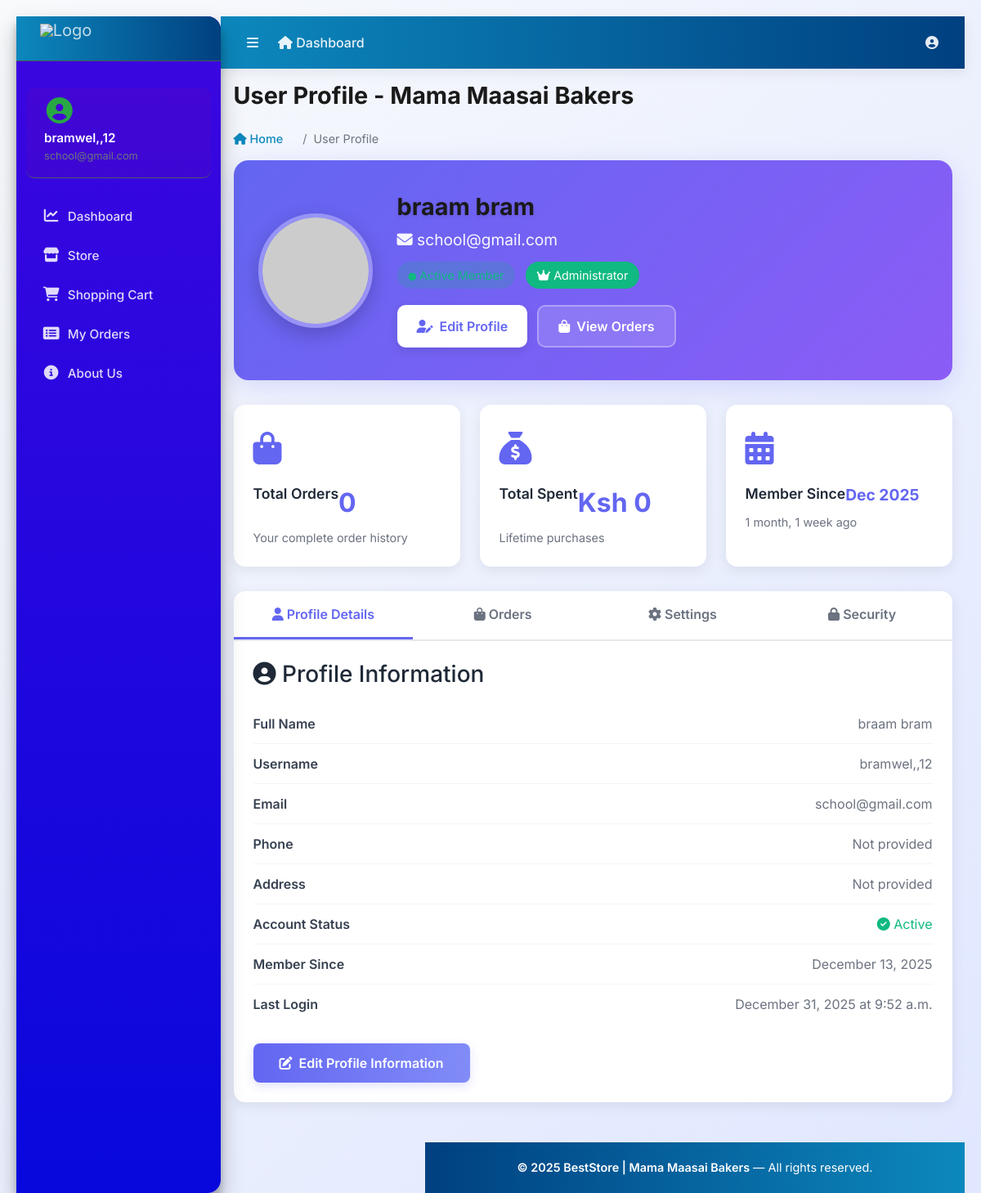
The page /accounts/profile/ (signed in) on the database its author committed.
### accounts/models.py (models this page shows, shortened)
class Account(AbstractUser):
    ROLE_CHOICES = (
        ('admin', 'Admin'),
        ('finance', 'Finance'),
        ('user', 'User'),
    )
    role = models.CharField(max_length=20, choices=ROLE_CHOICES, default='user')
    first_name = models.CharField(max_length=50)
    last_name = models.CharField(max_length=50)
    username = models.CharField(max_length=50, unique=True)
    email = models.EmailField(max_length=100, unique=True)
    phone_number = models.CharField(max_length=50, blank=True, null=True)
    groups = models.ManyToManyField(
        Group,
        related_name="custom_user_set",
        blank=True,
        help_text="The groups this user belongs to.",
        verbose_name="groups",
    )
    user_permissions = models.ManyToManyField(
        Permission,
        related_name="custom_user_permissions_set",
        blank=True,
        help_text="Specific permissions for this user.",
        verbose_name="user permissions",
    )
    date_joined = models.DateTimeField(auto_now_add=True)
    last_login = models.DateTimeField(auto_now_add=True)
    is_admin = models.BooleanField(default=False)
    is_staff = models.BooleanField(default=False)
    is_superuser = models.BooleanField(default=False)
    is_active = models.BooleanField(default=False)
    is_superadmin = models.BooleanField(default=False)
    USERNAME_FIELD = 'email'
    REQUIRED_FIELDS = ['username', 'first_name', 'last_name']
    objects = MyAccountManager()

### accounts/views.py (the view)
# urls.py: path('profile/', views.profile, name='profile'),
@login_required
def profile(request):
    userprofile = getattr(request.user, 'userprofile', None)
    context = {
        'user': request.user,
        'userprofile': userprofile,
    }
    return render(request, 'accounts/profile.html', context)

### templates/accounts/profile.html (shortened to what this page needs)
{% extends "base.html" %}
{% block page_title %}User Profile - Mama Maasai Bakers{% endblock %}
{% block breadcrumb %}User Profile{% endblock %}
{% load static %}
{% block content %}
<!DOCTYPE html>
<html lang="en">
<head>
    <link rel="stylesheet" href="https://cdnjs.cloudflare.com/ajax/libs/font-awesome/6.4.0/css/all.min.css">
</head>
<body>
    <div class="profile-wrapper">
        <div class="profile-header">
            <div class="profile-avatar-section">
                <img src="{% if user.profile_image %}{{ user.profile_image.url }}{% else %}https://via.placeholder.com/140?text={{ user.username|upper|truncatewords:1 }}{% endif %}"
                     alt="{{ user.get_full_name }}"
                     class="profile-avatar">
            </div>
            <div class="profile-info">
                <h1 class="profile-name">{{ user.get_full_name }}</h1>
                <p class="profile-email">
                    <i class="fas fa-envelope"></i> {{ user.email }}
                </p>
                <div style="margin-bottom: 12px;">
                    <span class="profile-badge status-badge">
                        <i class="fas fa-circle" style="font-size: 0.6rem;"></i> Active Member
                    </span>
                    {% if user.is_superuser %}
                        <span class="profile-badge status-active">
                            <i class="fas fa-crown"></i> Administrator
                        </span>
                    {% endif %}
                </div>
                <div class="profile-actions">
                    <button class="btn btn-primary" onclick="switchTab('profile-details')">
                        <i class="fas fa-user-edit"></i> Edit Profile
                    </button>
                    <button class="btn btn-secondary" onclick="switchTab('orders')">
                        <i class="fas fa-shopping-bag"></i> View Orders
                    </button>
                </div>
            </div>
        </div>
        <div class="profile-grid">
            <div class="profile-card">
                <div class="card-icon"><i class="fas fa-shopping-bag"></i></div>
                <div class="card-title">Total Orders</div>
                <div class="card-value">{{ orders_count|default:0 }}</div>
                <div class="card-description">Your complete order history</div>
            </div>
            <div class="profile-card">
                <div class="card-icon"><i class="fas fa-sack-dollar"></i></div>
                <div class="card-title">Total Spent</div>
                <div class="card-value">Ksh {{ total_spent|default:0 }}</div>
                <div class="card-description">Lifetime purchases</div>
            </div>
            <div class="profile-card">
                <div class="card-icon"><i class="fas fa-calendar-alt"></i></div>
                <div class="card-title">Member Since</div>
                <div class="card-value" style="font-size: 1.2rem;">{{ user.date_joined|date:"M Y" }}</div>
                <div class="card-description">{{ user.date_joined|timesince }} ago</div>
            </div>
        </div>
        <div class="profile-tabs">
            <div class="tabs-header">
                <button class="tab-btn active" onclick="switchTab('profile-details')">
                    <i class="fas fa-user"></i> Profile Details
                </button>
                <button class="tab-btn" onclick="switchTab('orders')">
                    <i class="fas fa-shopping-bag"></i> Orders
                </button>
                <button class="tab-btn" onclick="switchTab('settings')">
                    <i class="fas fa-cog"></i> Settings
                </button>
                <button class="tab-btn" onclick="switchTab('security')">
                    <i class="fas fa-lock"></i> Security
                </button>
            </div>
            <div id="profile-details" class="tab-content active">
                <h3 style="margin-bottom: 20px; color: #1f2937;">
                    <i class="fas fa-user-circle"></i> Profile Information
                </h3>
                <ul class="details-list">
                    <li class="details-item">
                        <span class="details-label">Full Name</span>
                        <span class="details-value">{{ user.get_full_name|default:"Not provided" }}</span>
                    </li>
                    <li class="details-item">
                        <span class="details-label">Username</span>
                        <span class="details-value">{{ user.username }}</span>
                    </li>
                    <li class="details-item">
                        <span class="details-label">Email</span>
                        <span class="details-value">{{ user.email }}</span>
                    </li>
                    <li class="details-item">
                        <span class="details-label">Phone</span>
                        <span class="details-value">{{ user.phone_number|default:"Not provided" }}</span>
                    </li>
                    <li class="details-item">
                        <span class="details-label">Address</span>
                        <span class="details-value">{{ user.address|default:"Not provided" }}</span>
                    </li>
                    <li class="details-item">
                        <span class="details-label">Account Status</span>
                        <span class="details-value">
                            {% if user.is_active %}
                                <span style="color: #10b981;"><i class="fas fa-check-circle"></i> Active</span>
                            {% else %}
                                <span style="color: #ef4444;"><i class="fas fa-times-circle"></i> Inactive</span>
                            {% endif %}
                        </span>
                    </li>
                    <li class="details-item">
                        <span class="details-label">Member Since</span>
                        <span class="details-value">{{ user.date_joined|date:"F j, Y" }}</span>
                    </li>
                    <li class="details-item">
                        <span class="details-label">Last Login</span>
                        <span class="details-value">
                            {% if user.last_login %}
                                {{ user.last_login|date:"F j, Y \a\t g:i a" }}
                            {% else %}
                                Never
                            {% endif %}
                        </span>
                    </li>
                </ul>
                <div style="margin-top: 24px;">
                    <a href="#" class="btn btn-save">
                        <i class="fas fa-edit"></i> Edit Profile Information
                    </a>
                </div>
            </div>
        </div>
    </div>
</body>
</html>
{% endblock %}

### templates/base.html (shortened to what this page needs)
{% load static %}
<!DOCTYPE html>
<html lang="en-us">
<head>
    <link rel="stylesheet" href="https://cdnjs.cloudflare.com/ajax/libs/font-awesome/6.4.0/css/all.min.css">
    <link rel="stylesheet" href="{% static 'vendor/bootstrap/css/bootstrap.min.css' %}">
    <link rel="stylesheet" href="{% static 'vendor/adminlte/css/adminlte.min.css' %}">
</head>
<body class="hold-transition sidebar-mini">
<div class="wrapper">
    <nav class="main-header navbar navbar-expand navbar-dark navbar-light">
        <ul class="navbar-nav">
            <li class="nav-item">
                <a class="nav-link" data-widget="pushmenu" href="#" role="button" title="Toggle Menu">
                    <i class="fas fa-bars"></i>
                </a>
            </li>
            <li class="nav-item d-none d-sm-inline-block">
                <a href="{% url 'dashboard' %}" class="nav-link">
                    <i class="fas fa-home me-2"></i> Dashboard
                </a>
            </li>
        </ul>
        <ul class="navbar-nav ml-auto">
            <li class="nav-item dropdown">
                <a class="nav-link" data-bs-toggle="dropdown" href="#" role="button" title="Account">
                    <i class="fas fa-user-circle"></i>
                </a>
            </li>
        </ul>
    </nav>
    <aside class="main-sidebar elevation-4 sidebar-dark-primary">
        <a href="{% url 'dashboard' %}" class="brand-link">
            <img src="{% static 'images/logo.png' %}" alt="Logo" class="brand-image">
        </a>
        <div class="sidebar">
            <div class="user-panel mt-3 pb-3 mb-3">
                <div class="image">
                    <i class="fas fa-user-circle fa-2x text-success"></i>
                </div>
                <div class="info">
                    <a href="{% url 'profile' %}" class="d-block">{{ user.username|default:"Guest" }}</a>
                    <small class="text-muted">{{ user.email|default:"" }}</small>
                </div>
            </div>
            <nav class="mt-4">
                <ul class="nav nav-pills nav-sidebar flex-column" data-widget="treeview" role="menu">
                    <li class="nav-item">
                        <a href="{% url 'dashboard' %}" class="nav-link">
                            <i class="nav-icon fas fa-chart-line"></i>
                            <p>Dashboard</p>
                        </a>
                    </li>
                    <li class="nav-item">
                        <a href="{% url 'store:store' %}" class="nav-link">
                            <i class="nav-icon fas fa-store"></i>
                            <p>Store</p>
                        </a>
                    </li>
                    <li class="nav-item">
                        <a href="{% url 'cart:cart' %}" class="nav-link">
                            <i class="nav-icon fas fa-shopping-cart"></i>
                            <p>Shopping Cart</p>
                        </a>
                    </li>
                    <li class="nav-item">
                        <a href="{% url 'myOrders' %}" class="nav-link">
                            <i class="nav-icon fas fa-list-alt"></i>
                            <p>My Orders</p>
                        </a>
                    </li>
                    <li class="nav-item">
                        <a href="{% url 'about' %}" class="nav-link">
                            <i class="nav-icon fas fa-info-circle"></i>
                            <p>About Us</p>
                        </a>
                    </li>
                </ul>
            </nav>
        </div>
    </aside>
    <div class="content-wrapper">
        <div class="content">
            <div class="container-fluid">
                <div class="row mb-4">
                    <div class="col-12">
                        <div class="d-flex justify-content-between align-items-center">
                            <div>
                                <h1 class="m-0">{% block page_title %}Dashboard{% endblock %}</h1>
                            </div>
                        </div>
                    </div>
                </div>
                <div class="row mb-3">
                    <div class="col-12">
                        <nav aria-label="breadcrumb">
                            <ol class="breadcrumb">
                                <li class="breadcrumb-item"><a href="{% url 'dashboard' %}"><i class="fas fa-home"></i> Home</a></li>
                                <li class="breadcrumb-item active">{% block breadcrumb %}Dashboard{% endblock %}</li>
                            </ol>
                        </nav>
                    </div>
                </div>
            </div>
        </div>
        <div class="content">
            <div class="container-fluid">
                {% block content %}{% endblock %}
            </div>
        </div>
        <footer class="main-footer mt-5">
            <strong>&copy; 2025 BestStore | Mama Maasai Bakers</strong> — All rights reserved.
        </footer>
    </div>
</div>
</body>
</html>

### rows shown on the page
Account: username "bramwel,,12", email "school@gmail.com", get_full_name "braam bram", date_joined "Dec 2025", date_joined "1 month, 1 week", phone_number "Not provided", date_joined "December 13, 2025", last_login "December 31, 2025 at 9:52 a.m."

### other values the page prints
{{ orders_count|default:0 }} "0"
{{ total_spent|default:0 }} "0"
{{ user.address|default:"Not provided" }} "Not provided"
